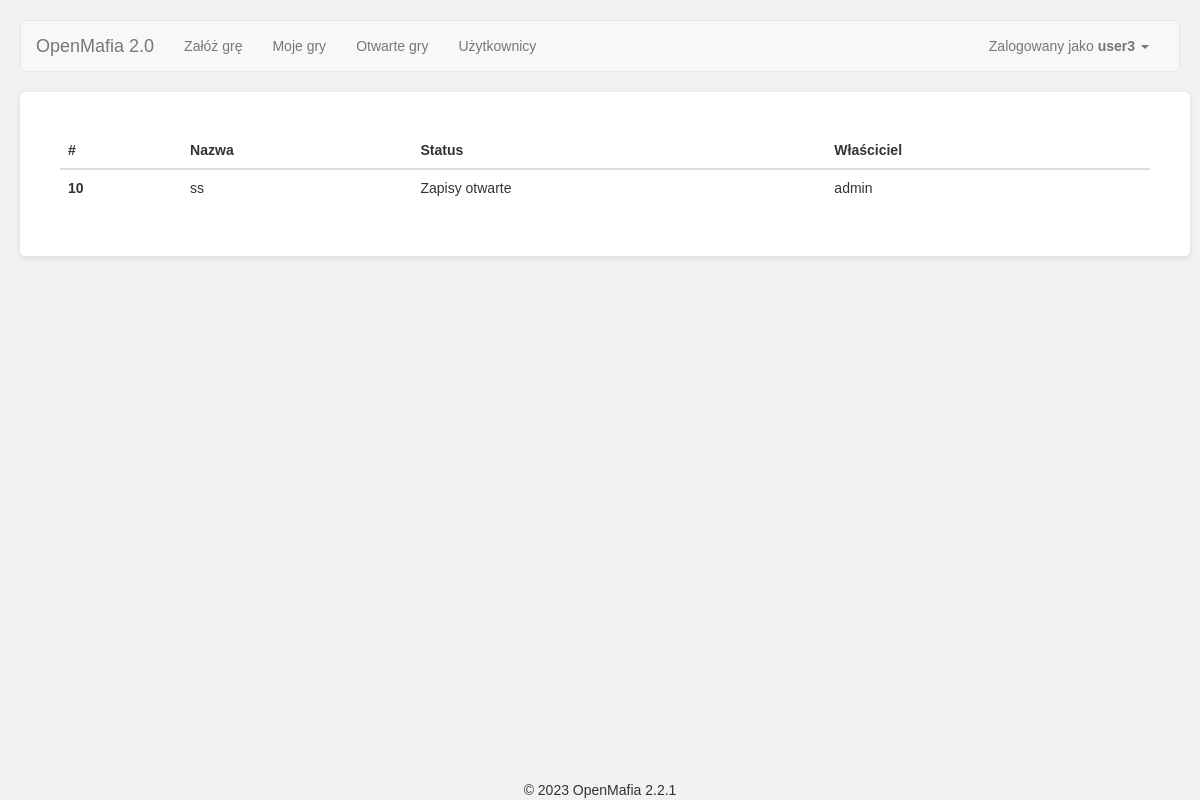
The page /game/list (signed in) on the database as committed earlier.
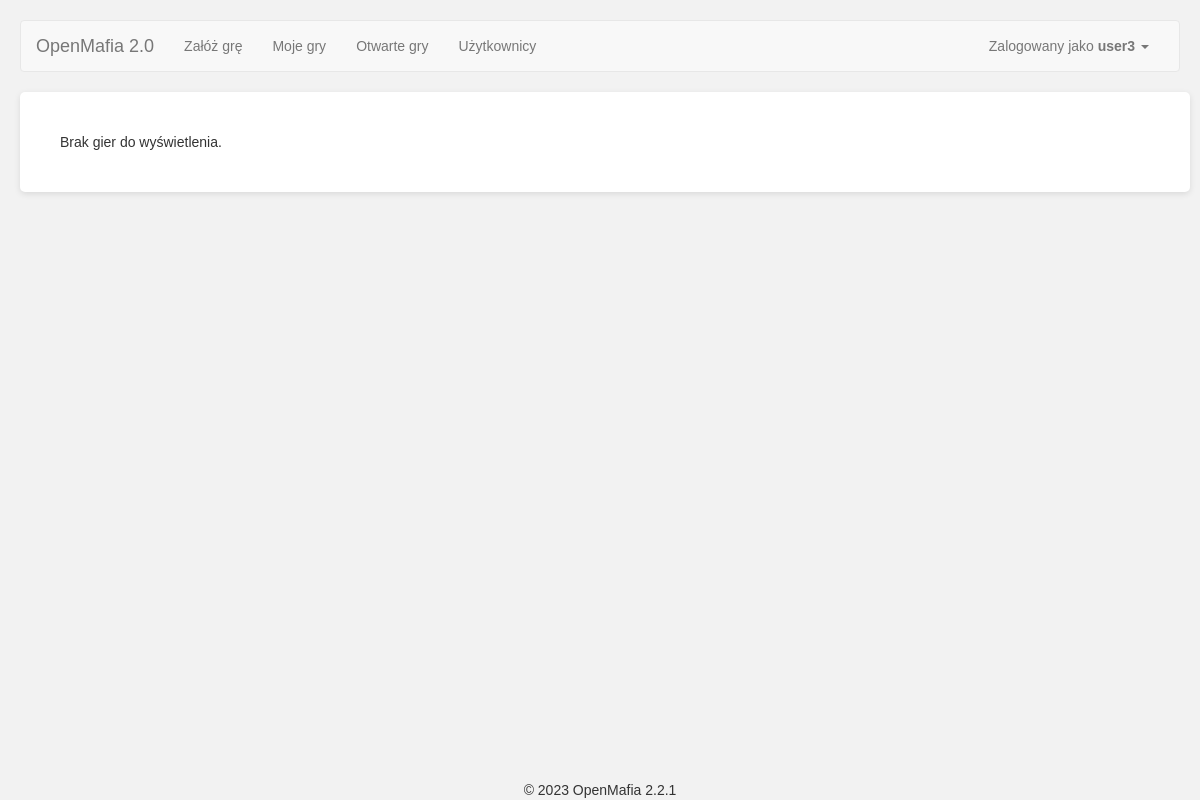
The same page on the database as committed later.
### app/Engine/DB/models.py (models this page shows, shortened)
class Game(db.Model):
    __tablename__ = 'Game'
    id = db.Column(db.Integer, primary_key=True)
    name = db.Column(db.String(500))
    day_no = db.Column(db.Integer)
    phase = db.Column(db.Integer)
    status_id = db.Column(db.Integer, ForeignKey('Status.id'), default=1)
    owner_id = db.Column(db.Integer, ForeignKey('User.id'))
    start_time = db.Column(db.DateTime(timezone=True))
    game_type_id = db.Column(db.Integer, ForeignKey('GameType.id'))
    owner = relationship("User", uselist=False)
    status = relationship("Status", uselist=False)
    game_players = relationship("GamePlayer", back_populates='game')
    roles = relationship("Game_Roles")
    phases = relationship("Game_Phases")
    game_config = relationship("Game_Configuration")
    game_type = relationship("GameType")

class Status(db.Model):
    __tablename__ = 'Status'
    id = db.Column(db.Integer, primary_key=True)
    name = db.Column(db.String(100))
    visible_name = db.Column(db.String(100))

class User(db.Model):
    __tablename__ = 'User'
    id = db.Column(db.Integer, primary_key=True)
    user = db.Column(db.String(64), unique=True)
    password = db.Column(db.String(500))
    name = db.Column(db.String(500))
    email = db.Column(db.String(120), unique=True)
    is_active = db.Column(db.Boolean)
    def is_active(self):
        return True

### app/SetupGameModule/views.py (the view)
@SetupGameModule.route('list', methods=['GET', 'POST'])
@SetupGameModule.route('list/<game_type>', methods=['GET', 'POST'])
@login_required
def game_list(game_type='open_games'):
    db_api = GameApi()
    games = db_api.list_games(game_type)
    return render_template('SetupGameModule_list.html', games=games)

### app/Engine/DB/db_api.py (called while the page is built)
    def list_games(self, game_type='all', user=None):
        if game_type == 'all':
            return Game.query.all()
        elif game_type == 'all_but_cancelled':
            status_id = self._get_status_id('cancelled')
            return Game.query.filter(Game.status_id != status_id).all()
        elif game_type == 'open_games':
            status_id = self._get_status_id('enrollment_open')
            return Game.query.filter(Game.status_id == status_id).all()
        elif game_type == 'my_games':
            if user is None:
                user = current_user
            games = Game.query.all()
            return [game for game in games if user.id in [player.user_id for player in game.game_players]]
        else:
            return None

    def _get_status_id(self, status_name):
        statuses = Status.query.all()
        return [status.id for status in statuses if status.name == status_name][0]

### app/views.py (called while the page is built)
@app.before_request
def before_request():
    g.user = current_user

@lm.user_loader
def load_user(id):
    return User.query.get(int(id))

### app/SetupGameModule/templates/SetupGameModule_list.html (shortened to what this page needs)
{% extends "base.html" %}
{% import "bootstrap/wtf.html" as wtf %}
{% block styles %}
{{ super() }}
<link rel="stylesheet" type="text/css" href="{{ url_for('SetupGameModule.static', filename='css/styles.css') }}">
{% endblock %}
{%block main_content%}
    {% if games|length > 0 %}
    <table class="table table-hover">
      <thead>
        <tr>
          <th scope="col">#</th>
          <th scope="col">Nazwa</th>
          <th scope="col">Status</th>
          <th scope="col">Właściciel</th>
        </tr>
      </thead>
      <tbody>
        {% for game in games %}
        {% if game.status.name == 'in_progress'%}
        {% set link = '../' + game.id|string + '/lobby' %}
        {% else %}
        {% set link = '../' + game.id|string + '/game_configuration' %}
        {% endif %}
        <tr onclick="document.location = '{{ link }}';">
         <th scope="row">{{ game.id }}</th>
            <td>{{ game.name }}</td>
            <td>{{ game.status.visible_name }}</td>
            <td>{{ game.owner.name }}</td>
        </tr>
        {% endfor %}
        </tbody>
    </table>
    {% else %}
    Brak gier do wyświetlenia.
    {% endif %}
{%endblock%}

Rows that differ between the two databases and show on the page:
removed Game: id "10", name "ss", status.visible_name "Zapisy otwarte", owner.name "admin"
Other text that changed with them:
text no longer shown: "# Nazwa Status Właściciel"
text now shown: "Brak gier do wyświetlenia."
